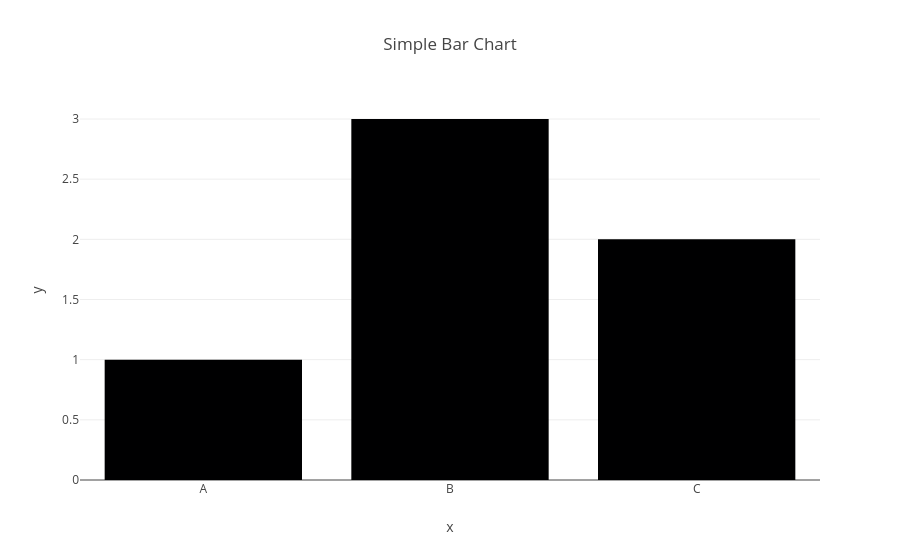

The notebook cell saved with this chart:
### Code cell
# Plotly
fig=px.bar(x=["A","B","C"],y=[1,3,2],title="Simple Bar Chart")
fig.show()

### Figure 1 — Plotly figure (JSON) as saved in the notebook; plotly's stock layout.template omitted (floating-point values rounded to 4 significant figures)
{"data": [{"hovertemplate": "x=%{x}<br>y=%{y}<extra></extra>", "legendgroup": "", "marker": {"color": "#000001", "pattern": {"shape": ""}}, "name": "", "orientation": "v", "showlegend": false, "textposition": "auto", "type": "bar", "x": ["A", "B", "C"], "xaxis": "x", "y": [1, 3, 2], "yaxis": "y"}], "layout": {"barmode": "relative", "legend": {"tracegroupgap": 0}, "title": {"text": "Simple Bar Chart"}, "xaxis": {"anchor": "y", "domain": [0, 1], "title": {"text": "x"}}, "yaxis": {"anchor": "x", "domain": [0, 1], "title": {"text": "y"}}}}
